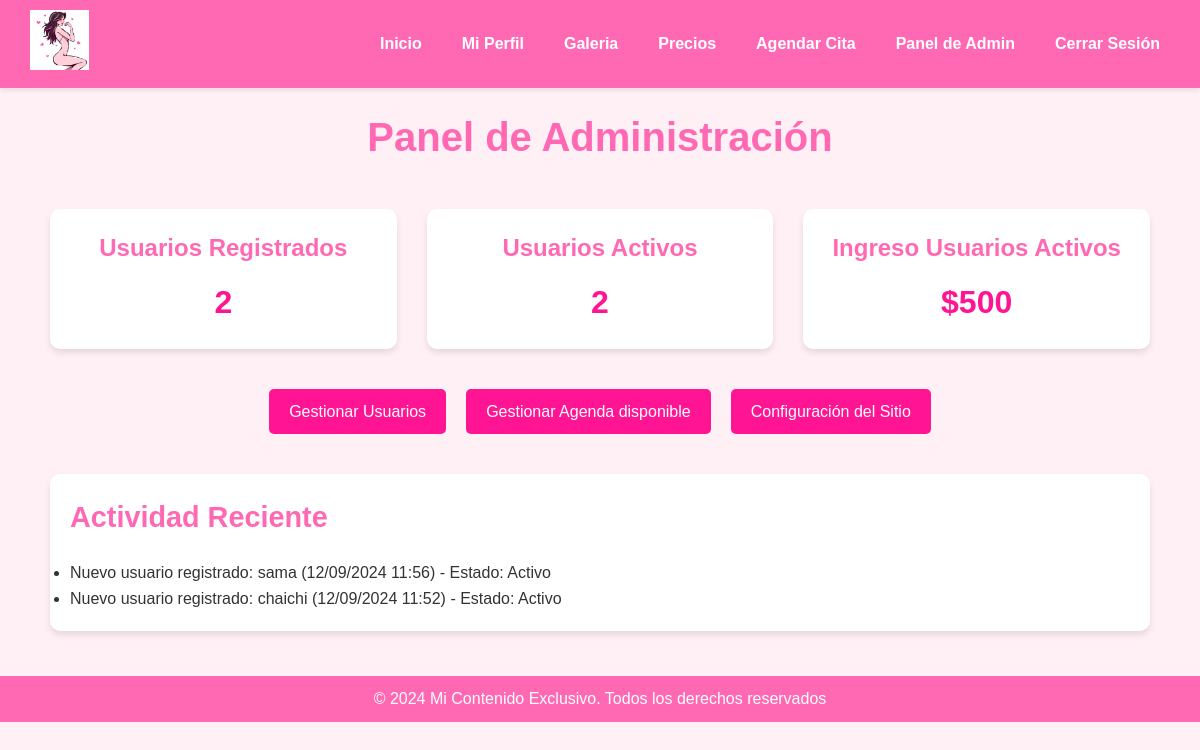
/admin_panel/ (signed in), run on an earlier commit of the app's database.
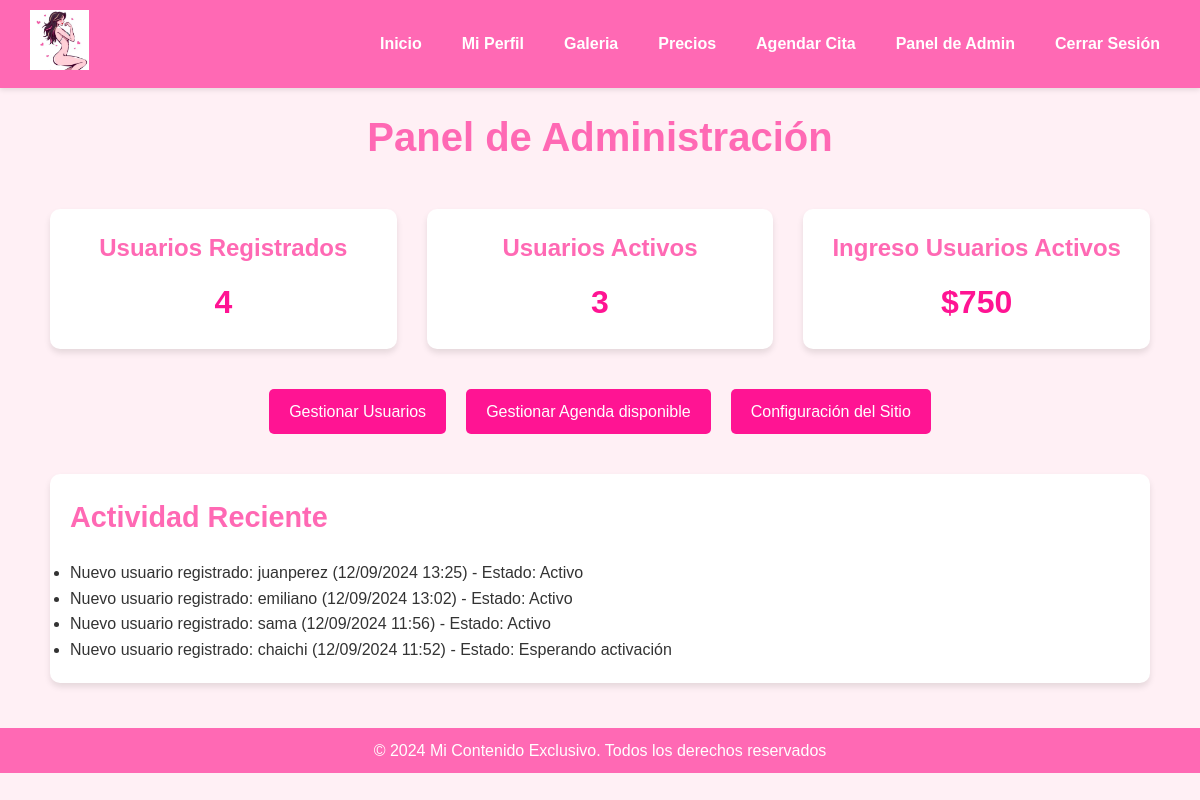
And on a later commit of the database.
### website/models.py (models this page shows, shortened)
class CustomUser(AbstractUser):
    PAYMENT_STATUS_CHOICES = [
        ('pending', 'Pending'),
        ('confirmed', 'Confirmed'),
        ('overdue', 'Overdue'),
    ]
    email = models.EmailField(unique=True)
    phone_number = models.CharField(max_length=15, blank=True, null=True)
    payment_status = models.CharField(max_length=10, choices=PAYMENT_STATUS_CHOICES, default='pending')
    registration_date = models.DateTimeField(auto_now_add=True)
    last_payment_date = models.DateTimeField(null=True, blank=True)
    activation_date = models.DateTimeField(null=True, blank=True)

### admin_panel/views.py (the view)
# urls.py: path('', views.admin_dashboard, name='admin_dashboard'),
@user_passes_test(is_admin)
def admin_dashboard(request):
    total_users = CustomUser.objects.filter(is_staff=False).count()
    active_users = CustomUser.objects.filter(is_staff=False, is_active=True).count()
    estimated_profit = active_users * 250  # Assuming $250 per active user
    recent_activity = CustomUser.objects.filter(is_staff=False).order_by('-date_joined')[:5]
    context = {
        'total_users': total_users,
        'active_users': active_users,
        'estimated_profit': estimated_profit,
        'recent_activity': recent_activity,
    }
    return render(request, 'admin_panel/dashboard.html', context)

### admin_panel/views.py (called while the page is built)
def is_admin(user):
    return user.is_authenticated and user.is_staff

### admin_panel/templates/admin_panel/dashboard.html (shortened to what this page needs)
{% extends "base.html" %}
{% load static %}
{% block extra_css %}
<link rel="stylesheet" href="{% static 'css/dashboard.css' %}">
{% endblock %}
{% block content %}
<div class="admin-dashboard-container">
    <h1>Panel de Administración</h1>
    <div class="dashboard-grid">
        <div class="dashboard-card total-users">
            <h2>Usuarios Registrados</h2>
            <p class="count">{{ total_users }}</p>
        </div>
        <div class="dashboard-card active-users">
            <h2>Usuarios Activos</h2>
            <p class="count">{{ active_users }}</p>
        </div>
        <div class="dashboard-card estimated-profit">
            <h2>Ingreso Usuarios Activos</h2>
            <p class="multiply">$<span id="profit">{{ estimated_profit }}</span></p>
        </div>
    </div>
    <div class="action-buttons">
        <a href="{% url 'admin_panel:manage_users' %}" class="btn btn-primary">Gestionar Usuarios</a>
        <a href="{% url 'admin_panel:manage_availability' %}" class="btn btn-secondary">Gestionar Agenda disponible</a>
        <a href="#" class="btn btn-secondary">Configuración del Sitio</a>
    </div>
    <div class="recent-activity">
        <h2>Actividad Reciente</h2>
        <ul>
            {% for user in recent_activity %}
            <li>
                Nuevo usuario registrado: {{ user.username }}
                ({{ user.date_joined|date:"d/m/Y H:i" }})
                - Estado: {% if user.is_active %}Activo{% else %}Esperando activación{% endif %}
            </li>
            {% endfor %}
        </ul>
    </div>
</div>
{% endblock %}

### website/templates/base.html (shortened to what this page needs)
<!DOCTYPE html>
<html lang="es">
<head>
    {% load static %}
    <link rel="stylesheet" href="{% static 'css/base.css' %}">
    {% block extra_css %}{% endblock %}
</head>
<body>
    <header>
        <nav class="navbar-content">
            <div class="container">
                <div class="navbar-left">
                    <div class="logo-container">
                        <a href="{% url 'home' %}" class="logo-box">
                            <img src="{% static 'images/logo2.png' %}" alt="Logo" class="logo">
                        </a>
                    </div>
                </div>
                <div class="navbar-right navbar-menu">
                    <a href="{% url 'home' %}">Inicio</a>
                    {% if user.is_authenticated %}
                        <a href="{% url 'profile' %}">Mi Perfil</a>
                        <a href="{% url 'media' %}">Galeria</a>
                        <a href="{% url 'prices' %}">Precios</a>
                        <a href="{% url 'meeting' %}">Agendar Cita</a>
                        {% if user.is_staff or user.is_staff %}
                            <a href="{% url 'admin_panel:admin_dashboard' %}">Panel de Admin</a>
                        {% endif %}
                        <a href="{% url 'logout' %}">Cerrar Sesión</a>
                    {% else %}
                        <a href="{% url 'register' %}">Registrarse</a>
                        <a href="{% url 'login' %}">Iniciar Sesión</a>
                    {% endif %}
                </div>
            </div>
        </nav>
    </header>
    <main class="container" role="main">
        {% block content %}
        {% endblock %}
    </main>
    <footer class="footer-content">
        <div class="container">
            <p>© 2024 Mi Contenido Exclusivo. Todos los derechos reservados</p>
        </div>
    </footer>
</body>
</html>

### website/static/css/base.css (style rules this page uses)
:root { --primary-color: #FF69B4; --secondary-color: #FFB6C1; --accent-color: #FF1493; --text-color: #333333; --background-color: #FFF0F5; --white: #FFFFFF; }
* { margin: 0; padding: 0; box-sizing: border-box; }
body { font-family: 'Arial', sans-serif; line-height: 1.6; color: var(--text-color); background-color: var(--background-color); padding-top: 60px; }
.container { width: 100%; padding: 0 15px; margin: 0 auto; max-width: 1200px; }
.navbar-content { background-color: var(--primary-color); padding: 10px 0; position: fixed; width: 100%; top: 0; left: 0; z-index: 1000; box-shadow: 0 2px 5px rgba(0,0,0,0.1); }
.navbar-content > .container { display: flex; justify-content: space-between; align-items: center; }
.logo-container { display: flex; align-items: center; }
.logo { height: 60px; width: auto; }
.navbar-right { display: none; flex-direction: column; align-items: center; width: 100%; position: absolute; top: 60px; left: 0; background-color: var(--primary-color); padding: 10px 0; }
.navbar-right a { color: var(--white); text-decoration: none; padding: 10px; font-weight: bold; transition: color 0.3s ease; }
[role="main"] { padding: 20px 0; }
.footer-content { background-color: var(--primary-color); color: var(--white); text-align: center; padding: 10px 0; position: relative; bottom: 0; width: 100%; }
@media (min-width: 768px) { .navbar-content > .container { flex-wrap: nowrap; } }
@media (min-width: 768px) { .navbar-right { display: flex; flex-direction: row; position: static; width: auto; background-color: transparent; padding: 0; } }
@media (min-width: 768px) { .navbar-right a { margin-left: 20px; } }
@media (min-width: 992px) { .container { padding: 0 30px; } }

### website/static/css/dashboard.css (style rules this page uses)
.admin-dashboard-container { max-width: 1200px; margin: 25px auto; padding: 20px; }
h1 { color: var(--primary-color); text-align: center; margin-bottom: 40px; font-size: 2.5rem; }
.dashboard-grid { display: grid; grid-template-columns: repeat(auto-fit, minmax(250px, 1fr)); gap: 30px; margin-bottom: 40px; }
.dashboard-card { background-color: var(--white); border-radius: 10px; overflow: hidden; box-shadow: 0 4px 6px rgba(0, 0, 0, 0.1); transition: transform 0.3s ease, box-shadow 0.3s ease; padding: 20px; text-align: center; }
.dashboard-card h2 { color: var(--primary-color); margin-bottom: 10px; font-size: 1.5rem; }
.dashboard-card .count { color: var(--accent-color); font-weight: bold; font-size: 2rem; }
.dashboard-card .multiply { color: var(--accent-color); font-weight: bold; font-size: 2rem; }
.action-buttons { display: flex; justify-content: center; gap: 20px; margin-bottom: 40px; }
.btn { background-color: var(--accent-color); color: var(--white); border: none; padding: 10px 20px; border-radius: 5px; cursor: pointer; transition: background-color 0.3s ease; font-size: 1rem; text-decoration: none; }
.recent-activity { background-color: var(--white); border-radius: 10px; padding: 20px; box-shadow: 0 4px 6px rgba(0, 0, 0, 0.1); }
.recent-activity h2 { color: var(--primary-color); margin-bottom: 20px; font-size: 1.8rem; }

What changed in the data, as far as the page shows it:
added CustomUser: username "juanperez", date_joined "12/09/2024 13:25", is_active "Activo"
added CustomUser: username "emiliano", date_joined "12/09/2024 13:02", is_active "Activo"
changed CustomUser "chaichi": is_active "Activo" → "Esperando activación"
Also different on the page:
{{ total_users }}: "2" → "4"
{{ active_users }}: "2" → "3"
{{ estimated_profit }}: "500" → "750"
